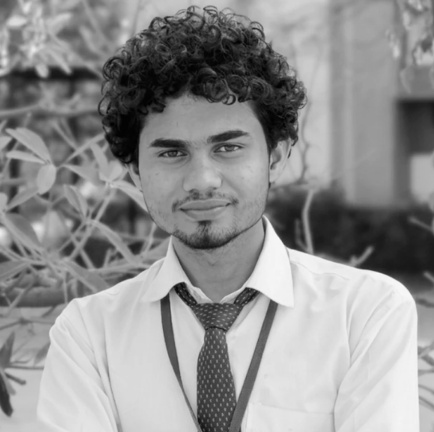
#> input picture CV_Unit_II_Assignment/15_Frequency_HPF/input.jpg, 434 x 432 px
$ python program.py
#> lines starting #> are read from the running program, lines starting #| are printed output that depends on the picture
import cv2
import numpy as np

image = cv2.imread("input.jpg", cv2.IMREAD_GRAYSCALE)
#> image is the input picture: shape (432, 434); min 0, max 250, mean 144.7
if image is None:
    raise FileNotFoundError("input.jpg not found")

rows, cols = image.shape
#> rows = 432; cols = 434
crow, ccol = rows // 2, cols // 2
#> crow = 216; ccol = 217

dft = cv2.dft(np.float32(image), flags=cv2.DFT_COMPLEX_OUTPUT)
shifted = np.fft.fftshift(dft)

# Circular high-pass mask: remove the central low-frequency region.
radius = min(rows, cols) // 12
#> radius = 36
mask = np.ones((rows, cols, 2), np.float32)
cv2.circle(mask, (ccol, crow), radius, (0, 0), -1)

filtered_shifted = shifted * mask
unshifted = np.fft.ifftshift(filtered_shifted)
reconstructed = cv2.idft(unshifted, flags=cv2.DFT_SCALE | cv2.DFT_REAL_OUTPUT)
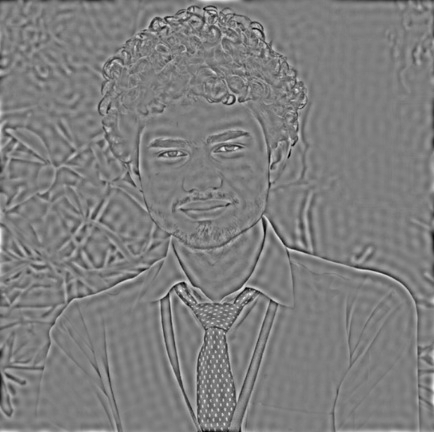
#> reconstructed: shape (432, 434) float32; min -90.06, max 91.55, mean 0; drawn with min black and max white
reconstructed = cv2.normalize(reconstructed, None, 0, 255, cv2.NORM_MINMAX).astype(np.uint8)

cv2.imwrite("output.png", reconstructed)
